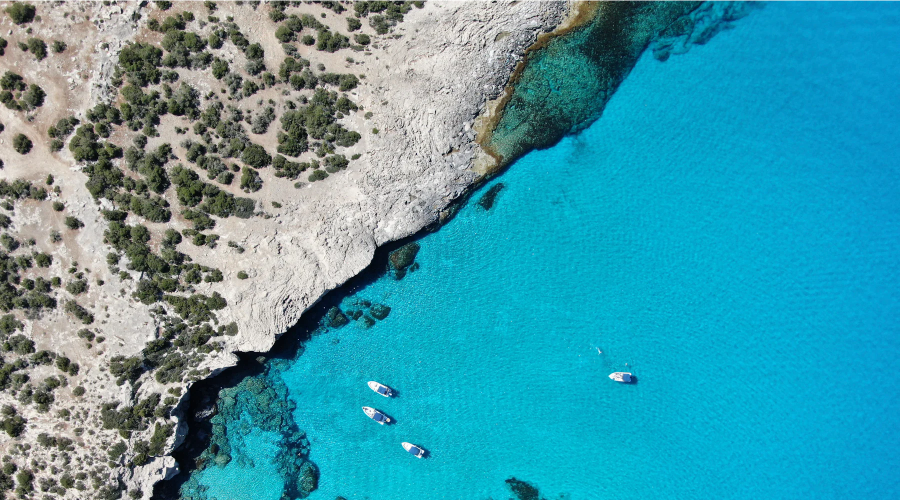
#> input picture photos_in/hero.webp, 1800 x 1000 px, given in place of hero.jpg, which was not available (shown at 1/2 size)
$ python photos.py photos_in/hero.webp
#> lines starting #> are read from the running program, lines starting #| are printed output that depends on the picture; pictures that were not available may be replaced by others from this repository, and a replacement may not be noted
"""Free photos (Unsplash Licence) for the draft site. Downloaded once, resized locally, shipped with the site."""
import os, sys, subprocess
from PIL import Image

HERE = os.path.dirname(os.path.abspath(__file__))
RAW = os.path.join(HERE, "photos_raw")
IMG = os.path.join(HERE, "static", "img")

# key -> Unsplash image id. Listing keys: <ref>-<n>; hero: hero
PHOTOS = {
    "hero": "photo-1622626732857-2bf7e9fb9e37",      # aerial beach, Paphos coast
    "10241-1": "photo-1683882484967-25650288bf19",   # terrace with bougainvillea over the sea
    "10238-1": "photo-1613977257592-4871e5fcd7c4",   # white villa, pool, outdoor seating
    "10238-2": "photo-1613977257363-707ba9348227",   # same style villa, second view
    "10238-3": "photo-1600210492493-0946911123ea",   # living room, glass doors
    "10233-1": "photo-1580587771525-78b9dba3b914",   # white and brown modern house
    "10229-1": "photo-1600210491369-e753d80a41f3",   # bright living room
    "10227-1": "photo-1613490493576-7fde63acd811",   # modern villa, long pool
    "10226-1": "photo-1602343168117-bb8ffe3e2e9f",   # white house by a pool
    "10224-1": "photo-1512917774080-9991f1c4c750",   # white house, pool, clear sky
    "10222-1": "photo-1643843207456-5a60c3806b37",   # harbour, palms, boats (Paphos)
    "10215-1": "photo-1622615822298-eb693dc257ce",   # white house near trees (Paphos)
    "10210-1": "photo-1648032632586-41abd89148fc",   # whitewashed village lane
    "10205-1": "photo-1622632982282-268b1dcca46a",   # hills by the sea, aerial (Paphos)
}

def download():
    os.makedirs(RAW, exist_ok=True)
    for key, pid in PHOTOS.items():
        dst = os.path.join(RAW, key + ".jpg")
        if os.path.exists(dst) and os.path.getsize(dst) > 10000:
            continue
        url = f"https://images.unsplash.com/{pid}?w=1800&q=82&fm=jpg&fit=max"
        r = subprocess.run(["curl", "-sSfL", "--max-time", "60", "-o", dst, url], capture_output=True, text=True)
        print(key, "ok" if r.returncode == 0 else "FAILED " + r.stderr.strip()[:80])

def resize():
    os.makedirs(IMG, exist_ok=True)
    for key in PHOTOS:
        src = os.path.join(RAW, key + ".jpg")
        if not os.path.exists(src):
            continue
        im = Image.open(src).convert("RGB")
        for w, suffix, q in ((1600, "l", 76), (720, "m", 74)):
            if key == "hero" and suffix == "m":
                w = 900
            r = im.copy()
            r.thumbnail((w, w * 2))
            r.save(os.path.join(IMG, f"{key}-{suffix}.jpg"), "JPEG", quality=q, optimize=True, progressive=True)
#> this loop made 2 passes
#> pass 1, in resize, `r.save(os.path.join(IMG, f"{key}-{suffix}.jpg"), "JPEG", quality=q, op..`:
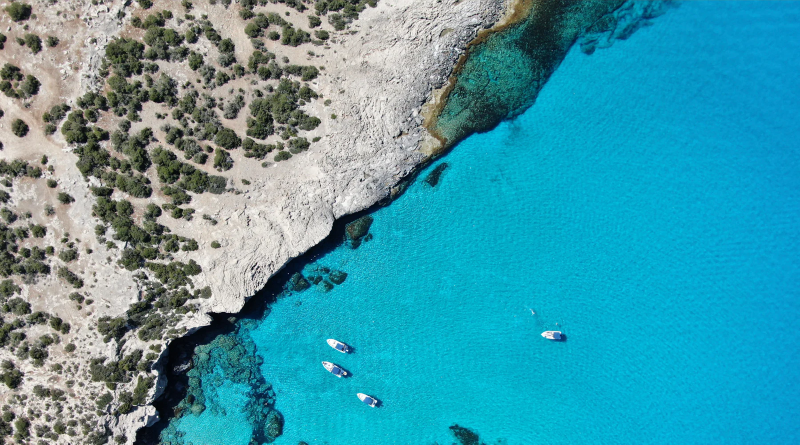
#> saved as hero-l.jpg: PIL image 1600x889 RGB (shown at 1/2 size); mean R, G, B 67.6, 152.8, 167.7
#> pass 2, in resize, `r.save(os.path.join(IMG, f"{key}-{suffix}.jpg"), "JPEG", quality=q, op..`:
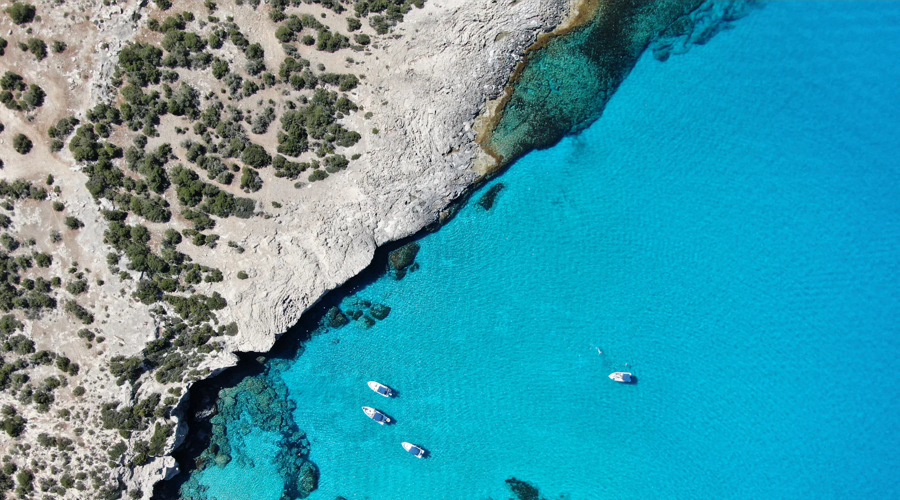
#> saved as hero-m.jpg: PIL image 900x500 RGB; mean R, G, B 67.6, 152.8, 167.7
#> pass 3 of the loop in resize, `for key in PHOTOS:`:
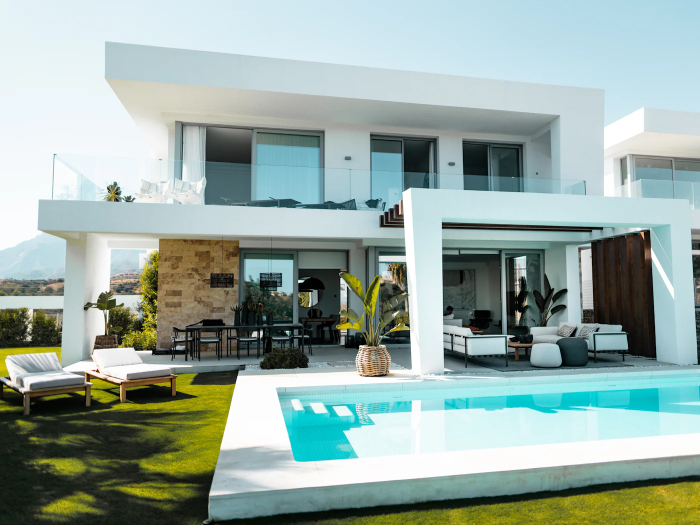
#> input picture photos_in/10238-1.webp, 1400 x 1050 px, given in place of 10238-1.jpg, which was not available (shown at 1/2 size)
#> in resize, im is the input picture: PIL image 1400x1050 RGB; mean R, G, B 151.8, 170.6, 163.2
#> the loop in resize, `for w, suffix, q in ((1600, "l", 76), (720, "m", 74)):` made 2 passes
#> pass 2, in resize, `r.save(os.path.join(IMG, f"{key}-{suffix}.jpg"), "JPEG", quality=q, op..`:
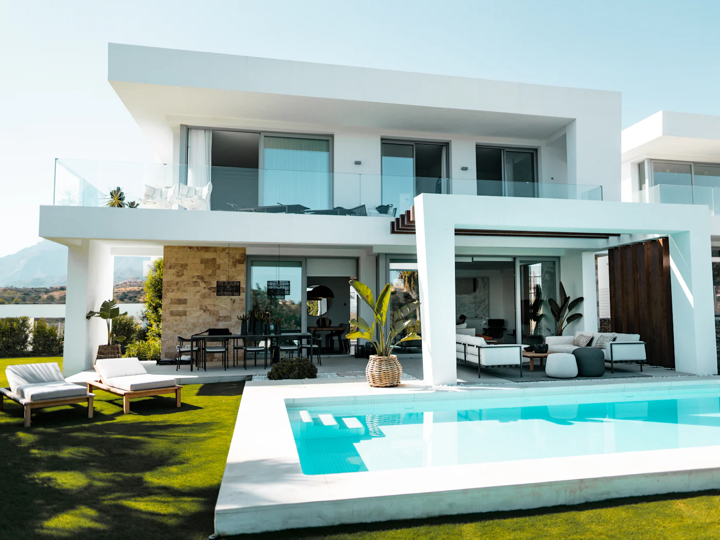
#> saved as 10238-1-m.jpg: PIL image 720x540 RGB; mean R, G, B 151.8, 170.6, 163.2
#> the loop made 14 passes; the first 3 are shown

def available():
    have = {}
    for key in PHOTOS:
        if os.path.exists(os.path.join(IMG, f"{key}-m.jpg")):
            ref, _, n = key.partition("-")
            have.setdefault(ref, []).append(key)
    return have

if __name__ == "__main__":
    if "download" in sys.argv: download()
    resize()
    print(available())
